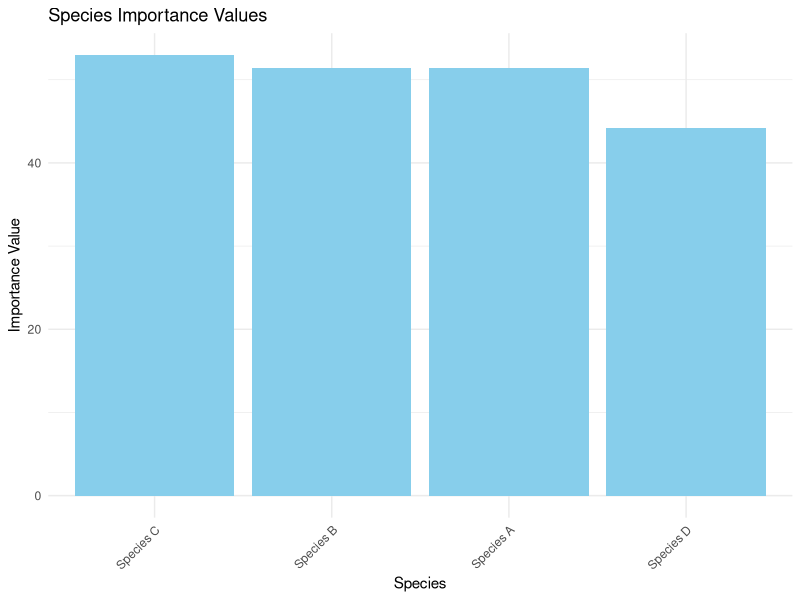
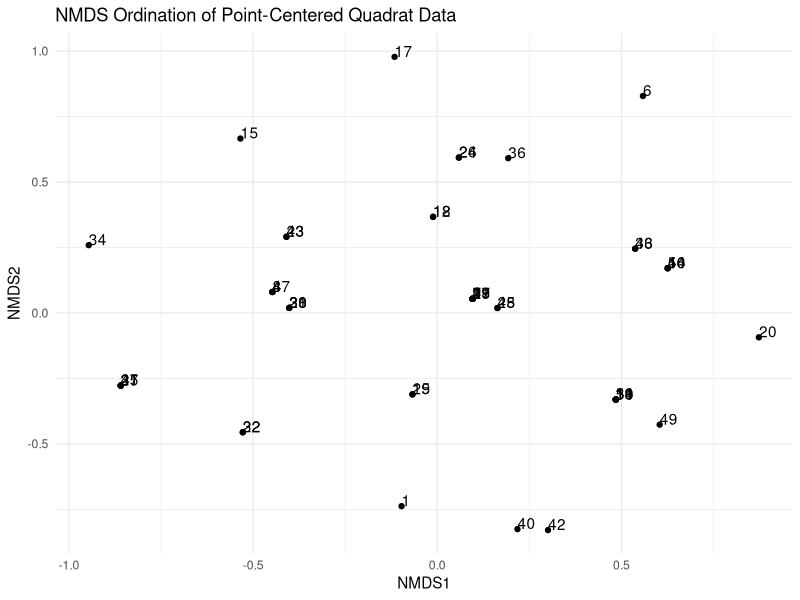
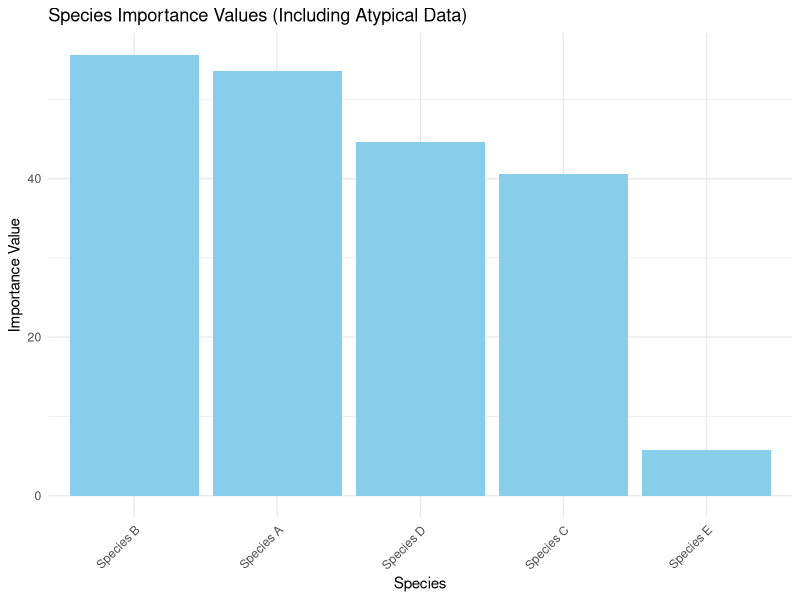
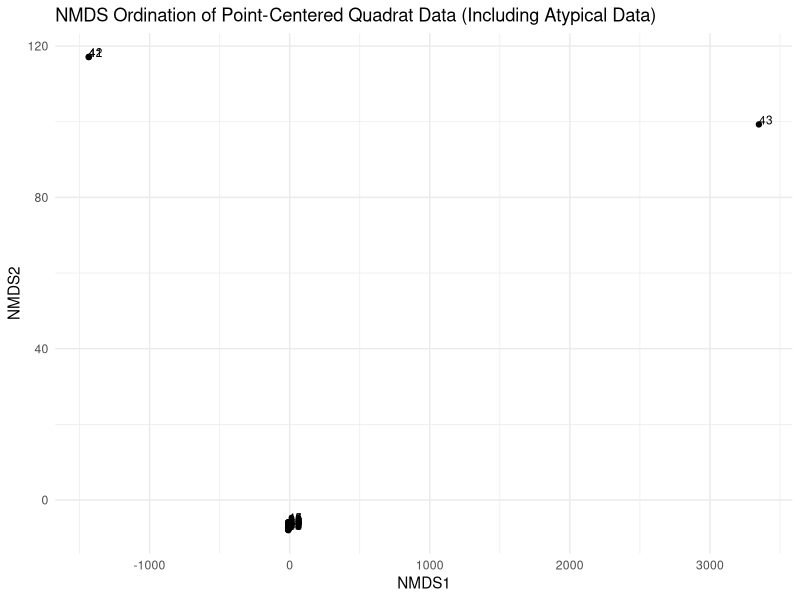

These figures' R source, in order:
## ---- chunk 1
# Load required libraries
library(tidyverse)
library(vegan)

# Create sample data
set.seed(123)
pcq_data <- data.frame(
  point = rep(1:50, each = 4),
  quadrant = rep(1:4, 50),
  species = sample(c("Species A", "Species B", "Species C", "Species D"), 200, replace = TRUE),
  distance = runif(200, 0, 10)
)

# Calculate density
total_points <- length(unique(pcq_data$point))
mean_distance <- mean(pcq_data$distance)
area <- (mean_distance^2) * 4 * total_points
density <- nrow(pcq_data) / area

# Calculate relative density for each species
species_counts <- table(pcq_data$species)
relative_density <- species_counts / sum(species_counts) * 100

# Calculate frequency
species_frequency <- sapply(unique(pcq_data$species), function(sp) {
  sum(tapply(pcq_data$species == sp, pcq_data$point, any)) / total_points
})

# Calculate importance value
importance_value <- relative_density + (species_frequency / sum(species_frequency) * 100)

# Combine results
results <- data.frame(
  species = names(species_counts),
  count = as.vector(species_counts),
  relative_density = as.vector(relative_density),
  frequency = as.vector(species_frequency),
  importance_value = as.vector(importance_value)
)

# Print results
print(results)

# Visualize results
ggplot(results, aes(x = reorder(species, -importance_value), y = importance_value)) +
  geom_bar(stat = "identity", fill = "skyblue") +
  labs(title = "Species Importance Values",
       x = "Species",
       y = "Importance Value") +
  theme_minimal() +
  theme(axis.text.x = element_text(angle = 45, hjust = 1))

# Calculate and plot species diversity
diversity_indices <- diversity(species_counts, index = "shannon")
evenness <- diversity_indices / log(length(species_counts))

cat("Shannon diversity index:", diversity_indices, "\n")
cat("Species evenness:", evenness, "\n")

# Create species matrix for NMDS
species_matrix <- pcq_data %>%
  group_by(point, species) %>%
  summarise(count = n(), .groups = "drop") %>%
  pivot_wider(names_from = species, values_from = count, values_fill = 0) %>%
  column_to_rownames("point")

# Perform ordination analysis (NMDS)
nmds_result <- metaMDS(species_matrix, trymax = 100)

# Extract NMDS scores correctly
nmds_scores <- as.data.frame(scores(nmds_result, display = "sites"))
nmds_scores$point <- rownames(nmds_scores)

# Create a more informative NMDS plot using ggplot2
ggplot(nmds_scores, aes(x = NMDS1, y = NMDS2, label = point)) +
  geom_point() +
  geom_text(hjust = 0, vjust = 0) +
  labs(title = "NMDS Ordination of Point-Centered Quadrat Data",
       x = "NMDS1",
       y = "NMDS2") +
  theme_minimal()

# Print stress value
cat("NMDS Stress:", nmds_result$stress, "\n")
## ---- chunk 2
# Load required libraries
library(tidyverse)
library(vegan)
library(knitr)  # For nice table formatting

# Create sample data
set.seed(123)
pcq_data <- data.frame(
  point = rep(1:50, each = 4),
  quadrant = rep(1:4, 50),
  species = sample(c("Species A", "Species B", "Species C", "Species D"), 200, replace = TRUE),
  distance = round(runif(200, 0, 10), 2)
)

# Print the first 20 rows of the input data
cat("Sample of input data:\n")
print(kable(head(pcq_data, 20), format = "pipe"))

# Rest of the analysis code remains the same
# ...

# Calculate density
total_points <- length(unique(pcq_data$point))
mean_distance <- mean(pcq_data$distance)
area <- (mean_distance^2) * 4 * total_points
density <- nrow(pcq_data) / area

# Calculate relative density for each species
species_counts <- table(pcq_data$species)
relative_density <- species_counts / sum(species_counts) * 100

# Calculate frequency
species_frequency <- sapply(unique(pcq_data$species), function(sp) {
  sum(tapply(pcq_data$species == sp, pcq_data$point, any)) / total_points
})

# Calculate importance value
importance_value <- relative_density + (species_frequency / sum(species_frequency) * 100)

# Combine results
results <- data.frame(
  species = names(species_counts),
  count = as.vector(species_counts),
  relative_density = as.vector(relative_density),
  frequency = as.vector(species_frequency),
  importance_value = as.vector(importance_value)
)

# Print results
print(results)

# ... (rest of the code remains unchanged)

## ---- chunk 3
# Load required libraries
library(tidyverse)
library(vegan)
library(knitr)

# Create sample data with atypical patterns
set.seed(456)

normal_data <- data.frame(
  point = rep(1:40, each = 4),
  quadrant = rep(1:4, 40),
  species = sample(c("Species A", "Species B", "Species C", "Species D"), 160, replace = TRUE),
  distance = round(runif(160, 0, 10), 2)
)

# Add atypical data
atypical_data <- data.frame(
  point = rep(41:50, each = 4),
  quadrant = rep(1:4, 10),
  species = c(
    rep("Species E", 8),  # Clustered rare species
    rep(NA, 4),           # Empty quadrats
    rep("Species A", 12),  # Highly dominant species
    rep("Species B", 16)   # Moderately dominant species
  ),
  distance = c(
    runif(8, 0, 1),       # Clustered species (very close)
    rep(NA, 4),           # Empty quadrats
    runif(12, 8, 10),     # Distant dominant species
    runif(16, 3, 7)       # Moderately distant species
  )
)

pcq_data <- rbind(normal_data, atypical_data)

# Print the last 30 rows of the input data to show atypical patterns
cat("Sample of input data (showing atypical patterns):\n")
print(kable(tail(pcq_data, 30), format = "pipe"))

# Analysis
total_points <- length(unique(pcq_data$point))
mean_distance <- mean(pcq_data$distance, na.rm = TRUE)
area <- (mean_distance^2) * 4 * total_points
density <- sum(!is.na(pcq_data$species)) / area

species_counts <- table(pcq_data$species)
relative_density <- (species_counts / sum(species_counts)) * 100

species_frequency <- sapply(names(species_counts), function(sp) {
  sum(tapply(pcq_data$species == sp, pcq_data$point, any, na.rm = TRUE)) / total_points
})

importance_value <- relative_density + (species_frequency / sum(species_frequency) * 100)

results <- data.frame(
  species = names(species_counts),
  count = as.vector(species_counts),
  relative_density = as.vector(relative_density),
  frequency = as.vector(species_frequency),
  importance_value = as.vector(importance_value)
)

# Print results
cat("\nAnalysis Results:\n")
print(kable(results, format = "pipe"))

# Visualize results
ggplot(results, aes(x = reorder(species, -importance_value), y = importance_value)) +
  geom_bar(stat = "identity", fill = "skyblue") +
  labs(title = "Species Importance Values (Including Atypical Data)",
       x = "Species",
       y = "Importance Value") +
  theme_minimal() +
  theme(axis.text.x = element_text(angle = 45, hjust = 1))

# Calculate and print diversity indices
diversity_indices <- diversity(species_counts, index = "shannon")
evenness <- diversity_indices / log(length(species_counts))

cat("\nShannon diversity index:", diversity_indices, "\n")
cat("Species evenness:", evenness, "\n")

# Create species matrix for NMDS
species_matrix <- pcq_data %>%
  group_by(point, species) %>%
  summarise(count = n(), .groups = "drop") %>%
  pivot_wider(names_from = species, values_from = count, values_fill = 0) %>%
  column_to_rownames("point")

# Remove the NA column if present
species_matrix <- species_matrix[, !is.na(colnames(species_matrix))]

# Perform ordination analysis (NMDS)
nmds_result <- metaMDS(species_matrix, trymax = 100)

# Extract NMDS scores
nmds_scores <- as.data.frame(scores(nmds_result, display = "sites"))
nmds_scores$point <- rownames(nmds_scores)

# Create NMDS plot
ggplot(nmds_scores, aes(x = NMDS1, y = NMDS2, label = point)) +
  geom_point() +
  geom_text(hjust = 0, vjust = 0, size = 3) +
  labs(title = "NMDS Ordination of Point-Centered Quadrat Data (Including Atypical Data)",
       x = "NMDS1",
       y = "NMDS2") +
  theme_minimal()

# Print stress value
cat("\nNMDS Stress:", nmds_result$stress, "\n")
